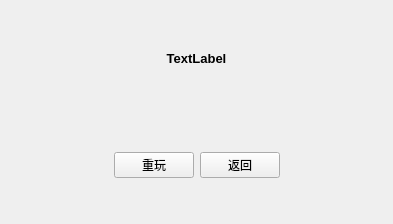
<?xml version="1.0" encoding="UTF-8"?>
<ui version="4.0">
 <class>Windialog</class>
 <widget class="QMainWindow" name="Windialog">
  <property name="geometry">
   <rect>
    <x>0</x>
    <y>0</y>
    <width>393</width>
    <height>224</height>
   </rect>
  </property>
  <property name="windowTitle">
   <string>MainWindow</string>
  </property>
  <widget class="QWidget" name="centralwidget">
   <layout class="QVBoxLayout" name="verticalLayout">
    <item>
     <widget class="QLabel" name="win">
      <property name="text">
       <string>&lt;html&gt;&lt;head/&gt;&lt;body&gt;&lt;p align=&quot;center&quot;&gt;&lt;span style=&quot; font-size:10pt; font-weight:600;&quot;&gt;TextLabel&lt;/span&gt;&lt;/p&gt;&lt;/body&gt;&lt;/html&gt;</string>
      </property>
      <property name="textFormat">
       <enum>Qt::RichText</enum>
      </property>
     </widget>
    </item>
    <item>
     <widget class="QWidget" name="widget" native="true">
      <layout class="QHBoxLayout" name="horizontalLayout">
       <item>
        <spacer name="horizontalSpacer">
         <property name="orientation">
          <enum>Qt::Horizontal</enum>
         </property>
         <property name="sizeHint" stdset="0">
          <size>
           <width>40</width>
           <height>20</height>
          </size>
         </property>
        </spacer>
       </item>
       <item>
        <widget class="QPushButton" name="restart">
         <property name="text">
          <string>重玩</string>
         </property>
        </widget>
       </item>
       <item>
        <widget class="QPushButton" name="back">
         <property name="text">
          <string>返回</string>
         </property>
        </widget>
       </item>
       <item>
        <spacer name="horizontalSpacer_2">
         <property name="orientation">
          <enum>Qt::Horizontal</enum>
         </property>
         <property name="sizeHint" stdset="0">
          <size>
           <width>40</width>
           <height>20</height>
          </size>
         </property>
        </spacer>
       </item>
      </layout>
     </widget>
    </item>
   </layout>
  </widget>
 </widget>
 <resources/>
 <connections/>
</ui>
